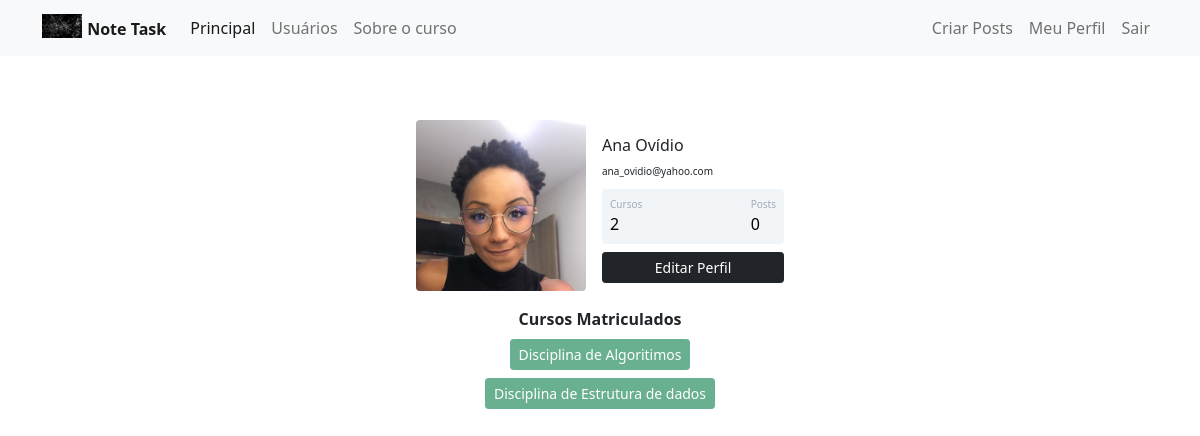
Page /my_profile (signed in) on the earlier database version.
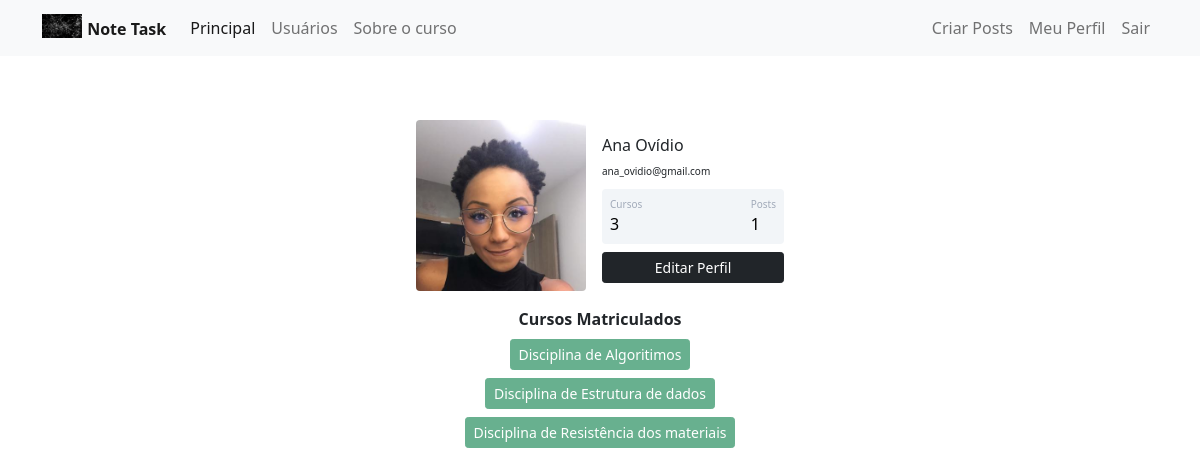
Same page on the later database version.
### general_system/models.py (models this page shows)
class Usuario(data_base.Model, UserMixin):
    id = data_base.Column(data_base.Integer, primary_key=True)
    username = data_base.Column(data_base.String, nullable=False)
    email = data_base.Column(data_base.String, nullable=False, unique=True)
    password = data_base.Column(data_base.String, nullable=False)
    perf_photo = data_base.Column(data_base.String, default='default.jpg')
    posts = data_base.relationship('Post', backref='autor', lazy=True)
    courses = data_base.Column(data_base.String, nullable=False, default='')
    def count_posts(self):
        return len(self.posts)

### general_system/routes.py (the view)
@app.route("/my_profile")
@login_required
def my_profile():
    image_id = url_for('static', filename='image_id_user/{}'.format(current_user.perf_photo))
    return render_template('my_profile.html', image_id=image_id)

### general_system/models.py (called while the page is built)
@login_manager.user_loader
def load_user(id_user):
    return Usuario.query.get(int(id_user))

### general_system/templates/my_profile.html (shortened to what this page needs)
{% extends 'base.html' %}
{% block bory %}
    <div class="container mt-5 d-flex justify-content-center">
        <div class="card p-3">
            <div class="d-flex align-items-center">
                <div class="image pe-3"> <img src="{{image_id}}" class="rounded" width="170"> </div>
                <div class="ml-3 w-100">
                    <h4 class="mb-0 mt-0"><font size="3">{{current_user.username}}</font></h4> <span><font size="1">{{current_user.email}}</font></span>
                    <div class="p-2 mt-2 bg-primary d-flex justify-content-between rounded text-white stats">
                        {% if 'Não Informado' in current_user.courses or current_user.courses == '' %}
                            <div class="d-flex flex-column"> <span class="articles">Cursos</span> <span class="number1">0</span> </div>
                        {% else %}
                            <div class="d-flex flex-column"> <span class="articles">Cursos</span> <span class="number1">{{current_user.courses.count(';') + 1}}</span> </div>
                        {% endif %}
                        <div class="d-flex flex-column"> <span class="rating">Posts</span> <span class="number3">{{current_user.count_posts()}}</span> </div>
                    </div>
                    <div class="button mt-2 d-flex flex-row align-items-center">
                        <a class="w-100" href="{{ url_for('edit_profile') }}">
                            <button class="btn btn-sm btn-dark w-100 ml-2">Editar Perfil</button>
                        </a>
                    </div>
                </div>
            </div>
        </div>
    </div>
    <div class="row justify-content-center">
        <div class="col col-4" style="text-align: center">
            <strong>Cursos Matriculados</strong><br>
            {% if 'Não Informado' in current_user.courses or current_user.courses == '' %}
                <button type="button" class="btn btn-sm btn-danger mt-2" disabled>Usuário não matriculado em algum curso.</button>
            {% else %}
                {% for course in current_user.courses.split(';') %}
                     <button type="button" class="btn btn-sm btn-success mt-2" disabled>{{ course }}</button>
                {% endfor %}
            {% endif %}
        </div>
    </div>
{% endblock %}

Differences in the rows shown:
changed Usuario "Ana Ovídio": email "ana_ovidio@yahoo.com" → "ana_ovidio@gmail.com"; courses "2" → "3"
Other differences:
{{ current_user.count_posts() }}: "0" → "1"
new list line: "Disciplina de Resistência dos materiais"
